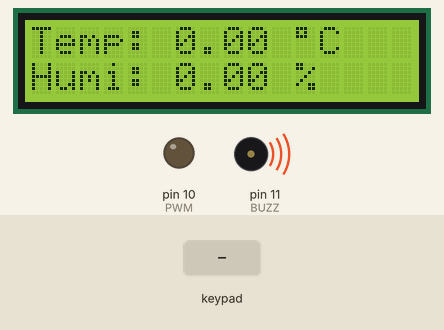
Recording of a sketch running on a simulated Arduino Uno, built with avr-gcc and run on an emulated ATmega328P. Parts: 16×2 character LCD, output pins drawn as LEDs (lit = HIGH), buzzer (waves = sounding, pin HIGH). The test bench sets the inputs (shaded band).

Above: at 2.6 s.
2.7 s: key '2' pressed
At 4.6 s:
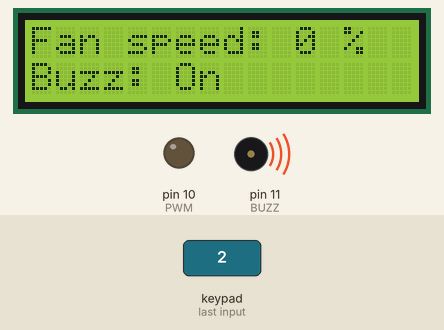
5.7 s: keypad keys 2 5 pressed 0.4 s apart
At 7.2 s:
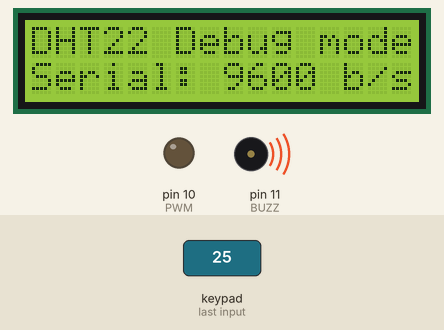
8.0 s: key '3' pressed
At 9.1 s:
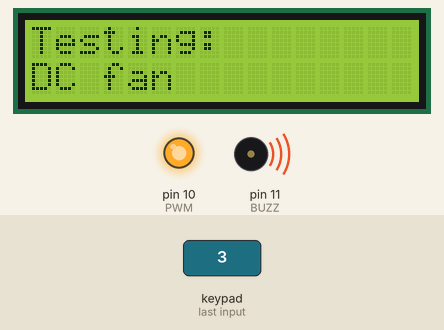
9.5 s: key '4' pressed
At 10.7 s:
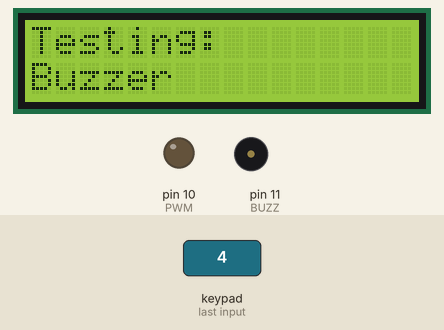
11.0 s: key '6' pressed
At 12.3 s:
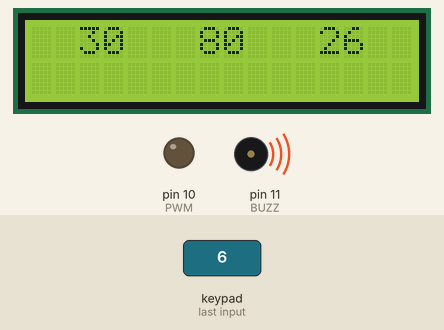
12.8 s: keypad keys 1 2 pressed 0.4 s apart
At 14.5 s:
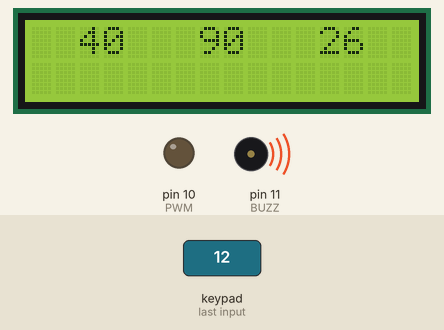
Timing chart, 0 to 16.0 s (numbered marks = the images above; inputs shaded):
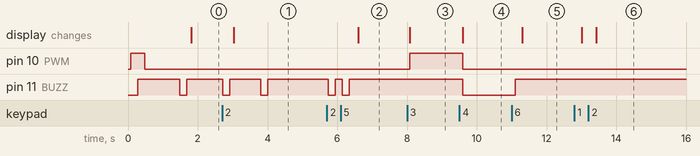

Measured:
- after the input at 2.7 s, the display: changes after 0.34 s (image 1)
- after the input at 5.7 s, the display: changes after 0.90 s (image 2)
- after the input at 8.0 s, pin 10 (PWM): LOW → HIGH after 0.08 s; the display: changes after 0.08 s (image 3)
- after the input at 9.5 s, pin 10 (PWM), pin 11 (BUZZ): HIGH → LOW after 0.10 s; the display: changes after 0.10 s (image 4)
- after the input at 11.0 s, pin 11 (BUZZ): LOW → HIGH after 0.10 s; the display: changes after 0.31 s (image 5)
- after the input at 12.8 s, the display: first changes after 0.21 s (image 6 shows a later state)
- by itself, pin 11 (BUZZ): alternates HIGH for 0.90 s and LOW for 0.20 s, 4 changes in all, then stays HIGH

The sketch:

code.ino
```cpp
#include <Keypad.h> // Include statement for Keypad library.
#include <LiquidCrystal_I2C.h> // Include statement for LiquidCrystal_I2C library.
#include <DHT22.h> // Include statement for DHT22 library.

// Keypad row pins
#define R1 9 /**< Keypad row 1 pin */
#define R2 8 /**< Keypad row 2 pin */

// Keypad column pins
#define C1 5 /**< Keypad column 1 pin */
#define C2 4 /**< Keypad column 2 pin */
#define C3 3 /**< Keypad column 3 pin */
#define C4 2 /**< Keypad column 4 pin */

// Number of rows and columns on keypad
#define ROWS 2 /**< Number of keypad rows */
#define COLS 4 /**< Number of keypad columns */

// I2C address of LCD
#define I2C_PORT 0x27 /**< I2C address of LCD */

// Number of rows and columns on LCD
#define TOTAL_COLUMNS 16 /**< Total number of columns on the LCD */
#define TOTAL_ROWS 2 /**< Total number of rows on the LCD */

#define PWM 10 /**< PWM pin for controlling the fan speed */
#define BUZZ 11 /**< Buzzer pin */
#define DHT 12 /**< DHT22 sensor pin */

#define DEBUG_SERIAL_BAUDRATE 9600 /**< Serial baud rate for debug mode */

#define DEBOUNCE_TIME 100 /**< Keypad debounce time */

#define BUZZER_DELAY 200 /**< Delay for buzzer control */

#define DELAY_IN_SETUP 1000 /**< Delay on the end of setup() */

#define DHT_UPDATE_INTERVAL 2000 /**< Interval for updating DHT22 sensor data */

#define FAN_SPEED_UPDATE_INTERVAL 100 /**< Interval for updating fan speed */

#define DEFAULT_HUMIDITY_MIN 30 /**< Default minimum humidity */
#define DEFAULT_HUMIDITY_MAX 80 /**< Default maximum humidity */
#define DEFAULT_TEMPERATURE_MIN 26 /**< Default minimum temperature */

#define HUMIDITY_MIN_LOWER_LIMIT 10 /**< Lower limit for humidity minimum */
#define HUMIDITY_MIN_UPPER_LIMIT 50 /**< Upper limit for humidity minimum */

#define HUMIDITY_MAX_LOWER_LIMIT 60 /**< Lower limit for humidity maximum */
#define HUMIDITY_MAX_UPPER_LIMIT 90 /**< Upper limit for humidity maximum */

#define TEMPERATURE_MIN_LOWER_LIMIT 16 /**< Lower limit for temperature minimum */
#define TEMPERATURE_MIN_UPPER_LIMIT 36 /**< Upper limit for temperature minimum */

#define HUMIDITY_STEP 10 /**< Step size for adjusting humidity */
#define TEMPERATURE_STEP 1 /**< Step size for adjusting temperature */

// Define keypad layout
char hexaKeys[ROWS][COLS] = {
  {'1', '2', '3', '4'},
  {'5', '6', '7', '8'}
};

byte rowPins[ROWS] = {R1, R2}; /**< Array of row pins */
byte colPins[COLS] = {C1, C2, C3, C4}; /**< Array of column pins */

Keypad keypad = Keypad(makeKeymap(hexaKeys), rowPins, colPins, ROWS, COLS); /**< Keypad object */
LiquidCrystal_I2C lcd(I2C_PORT, TOTAL_COLUMNS, TOTAL_ROWS); /**< LCD object */
DHT22 dht(DHT); /**< DHT22 sensor object */

unsigned long en_mill; /**< Time variable for timing */

// Define states for action
enum ActionState {
  NORMAL_DISPLAY, /**< Normal display state */
  DEBUG_MODE,     /**< Debug mode state */
  FAN_TEST,       /**< Fan test state */
  BUZZER_TEST     /**< Buzzer test state */
};

ActionState action_state = NORMAL_DISPLAY; /**< Current action state */

bool display_state = true; /**< Flag for display state */
bool debug_enable = false; /**< Flag for debug mode */

uint8_t humidity_min = DEFAULT_HUMIDITY_MIN; /**< Minimum humidity value */
uint8_t humidity_max = DEFAULT_HUMIDITY_MAX; /**< Maximum humidity value */
uint8_t temperature_min = DEFAULT_TEMPERATURE_MIN; /**< Minimum temperature value */

// Function prototypes
bool buzzControl(uint8_t humidity);
uint8_t dcFanControl(uint8_t temperature);
void display();
void debugMode();
void action();
void keypadEvent(char key);
void setParameters();
void setup();
void loop();

/**
 * @brief Controls the buzzer based on humidity
 *
 * This function checks the humidity level and activates the buzzer if the humidity
 * falls below the minimum threshold or exceeds the maximum threshold.
 *
 * @param humidity Current humidity value
 * @return True if the buzzer is activated, false otherwise
 */
bool buzzControl(uint8_t humidity) {
  if (humidity <= humidity_min || humidity >= humidity_max) {
    digitalWrite(BUZZ, LOW);
    delay(BUZZER_DELAY);
    digitalWrite(BUZZ, HIGH);
    return true;
  }
  return false;
}

/**
 * @brief Controls the speed of the DC fan based on temperature
 *
 * This function adjusts the fan speed based on the current temperature. It calculates
 * the fan speed percentage and adjusts the PWM signal accordingly.
 *
 * @param temperature Current temperature value
 * @return The fan speed percentage
 */
uint8_t dcFanControl(uint8_t temperature) {
  if (temperature < temperature_min) {
    analogWrite(PWM, 0);
    delay(FAN_SPEED_UPDATE_INTERVAL);
    return 0;
  }

  uint8_t fanSpeed = (temperature >= (temperature_min + 4)) ? 100 : (temperature - (temperature_min -1)) * 20;
  analogWrite(PWM, fanSpeed * 255 / 100);
  delay(FAN_SPEED_UPDATE_INTERVAL);
  return fanSpeed;
}

/**
 * @brief Displays temperature, humidity, fan speed, and buzzer state on the LCD
 */
void display() {
 uint64_t rawdata = dht.getRawData();

  if(dht.getLastError() != 0){
    analogWrite(PWM, 0);
    digitalWrite(BUZZ, HIGH);

    lcd.clear();
    lcd.setCursor(0, 0);
    lcd.print("DHT22:");
    lcd.setCursor(0, 1);
    lcd.print("Sensor Error");
    return;
  }

  uint16_t data = rawdata >> 24;
  float humidity = data/10.0;

  data = rawdata >> 8;
  float temperature = (bitRead(data,15)) ? (data & 0x7FFF)/-10.0 : data/10.0;

  bool buzz = buzzControl((uint8_t)humidity);
  uint8_t fanSpeed = dcFanControl((uint8_t)temperature);

  lcd.clear();

  lcd.setCursor(0, 0);
  if(display_state){
    lcd.print("Temp: "); lcd.print(temperature); lcd.print(" "); lcd.print((char)223); lcd.print("C");

    lcd.setCursor(0, 1);
    lcd.print("Humi: "); lcd.print(humidity); lcd.print(" %");
  }
  else{
    lcd.print("Fan speed: "); lcd.print(fanSpeed); lcd.print(" %");

    lcd.setCursor(0, 1);
    lcd.print("Buzz: "); lcd.print(buzz ? "On" : "Off");
  }
}

/**
 * @brief Enters debug mode, displays debug information from the DHT22 sensor
 */
void debugMode() {
  lcd.clear();

  lcd.setCursor(0, 0);
  lcd.print("DHT22 Debug mode");

  lcd.setCursor(0, 1);
  lcd.print("Serial: "); lcd.print(DEBUG_SERIAL_BAUDRATE); lcd.print(" b/s");

  Serial.println(dht.debug());
}

/**
 * @brief Executes actions based on the current state
 */
void action() {
  switch(action_state){
    case NORMAL_DISPLAY:
      (debug_enable ? debugMode() : display());
      break;

    case DEBUG_MODE:
      (debug_enable ? Serial.begin(DEBUG_SERIAL_BAUDRATE) : Serial.end());
      digitalWrite(BUZZ, HIGH);
      analogWrite(PWM, 0);
      action_state = NORMAL_DISPLAY;
      action();
      break;

    default:
      lcd.clear();
      lcd.setCursor(0, 0);
      lcd.print("Testing:");

      lcd.setCursor(0, 1);
      lcd.print(action_state == FAN_TEST ? "DC fan" : "Buzzer");

      digitalWrite(BUZZ, action_state == BUZZER_TEST ? LOW : HIGH);
      analogWrite(PWM, action_state == FAN_TEST ? 255 : 0);
      break;
  }
}

/**
 * @brief Handles keypad events
 *
 * This function is called whenever a keypad key is pressed. It determines the action
 * to be taken based on the pressed key.
 *
 * @param key The pressed key
 */
void keypadEvent(char key) {
  if (keypad.getState() == PRESSED) {
    switch (key) {
      case '1': action_state = DEBUG_MODE; debug_enable = false; display_state = true; break;
      case '2': action_state = DEBUG_MODE; debug_enable = false; display_state = false; break;
      case '3': action_state = (action_state == NORMAL_DISPLAY || action_state == BUZZER_TEST) ? FAN_TEST : NORMAL_DISPLAY; break;
      case '4': action_state = (action_state == NORMAL_DISPLAY || action_state == FAN_TEST) ? BUZZER_TEST : NORMAL_DISPLAY; break;
      case '5': debug_enable = !debug_enable; action_state = DEBUG_MODE; break;
      case '6': action_state = DEBUG_MODE; debug_enable = false; setParameters(); break;
      case '8': lcd.clear(); return;
      default: return;
    }
    action();
  }
}

/**
 * @brief Allows setting custom parameters for humidity and temperature limits
 */
void setParameters() {
  analogWrite(PWM, 0);
  digitalWrite(BUZZ, HIGH);

  while(true) {
    char key_parameters = keypad.getKey();

    if (keypad.getState() == PRESSED) {
      lcd.clear();

      lcd.setCursor(2, 0);
      lcd.print(humidity_min);

      lcd.setCursor(7, 0);
      lcd.print(humidity_max);

      lcd.setCursor(12, 0);
      lcd.print(temperature_min);

      switch (key_parameters) {
        case '1': humidity_min = (humidity_min < HUMIDITY_MIN_UPPER_LIMIT) ? humidity_min + HUMIDITY_STEP : humidity_min; break;
        case '5': humidity_min = (humidity_min > HUMIDITY_MIN_LOWER_LIMIT) ? humidity_min - HUMIDITY_STEP : humidity_min; break;

        case '2': humidity_max = (humidity_max< HUMIDITY_MAX_UPPER_LIMIT) ? humidity_max + HUMIDITY_STEP : humidity_max; break;
        case '6': humidity_max = (humidity_max> HUMIDITY_MAX_LOWER_LIMIT) ? humidity_max - HUMIDITY_STEP : humidity_max; break;

        case '3': temperature_min = (temperature_min < TEMPERATURE_MIN_UPPER_LIMIT) ? temperature_min + TEMPERATURE_STEP : temperature_min; break;
        case '7': temperature_min = (temperature_min > TEMPERATURE_MIN_LOWER_LIMIT) ? temperature_min - TEMPERATURE_STEP : temperature_min; break;

        case '4': humidity_min = DEFAULT_HUMIDITY_MIN; humidity_max= DEFAULT_HUMIDITY_MAX; temperature_min = DEFAULT_TEMPERATURE_MIN; break;
        case '8': return;
      }
    }
  }
}

/**
 * @brief Setup function, initializes the system
 */
void setup() {
  keypad.setDebounceTime(DEBOUNCE_TIME);

  lcd.init();
  lcd.backlight();

  lcd.setCursor(0, 0);
  lcd.print("Temp & Hum");

  lcd.setCursor(0, 1);
  lcd.print("Regulator");

  pinMode(BUZZ, OUTPUT);
  pinMode(PWM, OUTPUT);
  pinMode(DHT, INPUT);

  analogWrite(PWM, 255);

  delay(BUZZER_DELAY);
  digitalWrite(BUZZ, HIGH);
  delay(BUZZER_DELAY);

  analogWrite(PWM, 0);

  delay(DELAY_IN_SETUP);
}

/**
 * @brief Loop function, executes the main program loop
 */
void loop() {
  if(millis() > en_mill){
    action();

    en_mill = millis() + DHT_UPDATE_INTERVAL;
  }

  if(char key = keypad.getKey()) {
    if (key == NO_KEY) { /*Handle no key press*/ }
    else { keypadEvent(key); }
  }
}
```
